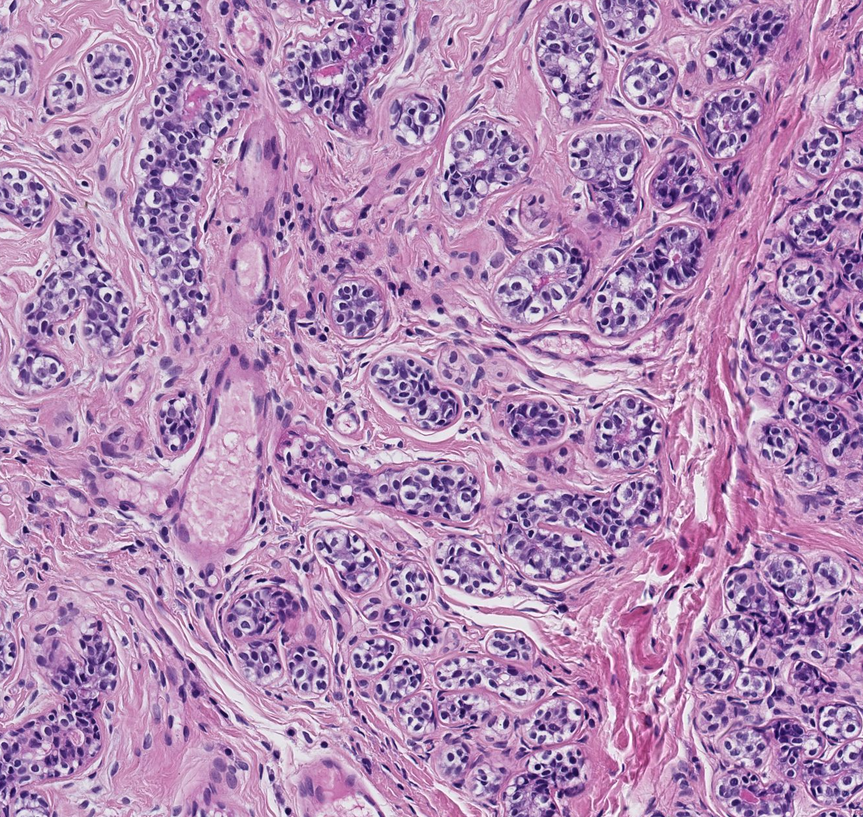
#> input picture input/test_img.png, 863 x 817 px, shrunk from 1323 x 1253 before the run
$ python main.py
#> lines starting #> are read from the running program, lines starting #| are printed output that depends on the picture; after the words box and inside, x2 and y2 are one past the last pixel; in counts of white or black regions, pixels touching at a corner belong together
#> further down, image is the input picture: shape (817, 863, 3); mean B, G, R 182.3, 139, 178.6
#> (reads target.npy from the repository)
### reinhard.py
import cv2 as cv
import numpy as np
import warnings
warnings.filterwarnings("ignore")

# [9 lines left out: function read_image, not called in this run]

def standardize_brightness(I):
    """
    :param I:
    :return:
    """
    p = np.percentile(I,90)
#> p = 178
    return np.clip(I * 255.0 / p, 0, 255).astype(np.uint8)


def lab_split(I):
    """
    Convert from RGB uint8 to LAB and split into channels
    :param I: uint8
    :return:
    """
    I = cv.cvtColor(I, cv.COLOR_RGB2LAB)
#> I: shape (256, 256, 3); mean of channels 0, 1, 2 143.7, 183.6, 87.8
    I = I.astype(np.float32)
#> I: shape (256, 256, 3) float32; mean of channels 0, 1, 2 143.7, 183.6, 87.8
    I1, I2, I3 = cv.split(I)
    I1 /= 2.55
    I2 -= 128.0
    I3 -= 128.0
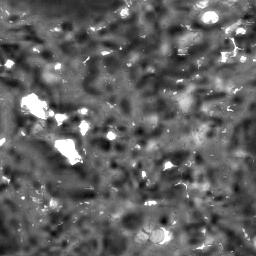
#> I3: shape (256, 256) float32; min -65, max 0, mean -40.15; drawn with min black and max white
    return I1, I2, I3


def merge_back(I1, I2, I3):
    """
    Take seperate LAB channels and merge back to give RGB uint8
    :param I1:
    :param I2:
    :param I3:
    :return:
    """
    I1 *= 2.55
    I2 += 128.0
    I3 += 128.0
    I = np.clip(cv.merge((I1, I2, I3)), 0, 255).astype(np.uint8)
    return cv.cvtColor(I, cv.COLOR_LAB2RGB)


def get_mean_std(I):
    """
    Get mean and standard deviation of each channel
    :param I: uint8
    :return:
    """
    I1, I2, I3 = lab_split(I)
    m1, sd1 = cv.meanStdDev(I1)
#> m1 = [56.36]; sd1 = [16.75]
    m2, sd2 = cv.meanStdDev(I2)
#> m2 = [55.61]; sd2 = [13.53]
    m3, sd3 = cv.meanStdDev(I3)
#> m3 = [-40.15]; sd3 = [10.56]
    means = m1, m2, m3
#> means = ([56.36], [55.61], [-40.15])
    stds = sd1, sd2, sd3
#> stds = ([16.75], [13.53], [10.56])
    return means, stds


### Main class ###

class reinNormalizer(object):
    """
    A stain normalization object
    """
    def __init__(self):
        self.target_means = None
        self.target_stds = None

    def rfit(self, target):
        target = standardize_brightness(target)
        means, stds = get_mean_std(target)
#> means = ([56.36], [55.61], [-40.15]); stds = ([16.75], [13.53], [10.56])
        self.target_means = means
#> self.target_means = ([56.36], [55.61], [-40.15])
        self.target_stds = stds
#> self.target_stds = ([16.75], [13.53], [10.56])

    def rtransform(self, I):
        I = standardize_brightness(I)
        I1, I2, I3 = lab_split(I)
#> in lab_split (call 2), `I = cv.cvtColor(I, cv.COLOR_RGB2LAB)`: I: shape (817, 863, 3); mean of channels 0, 1, 2 181.1, 153.5, 112.8
#> in lab_split (call 2), `I = I.astype(np.float32)`: I: shape (817, 863, 3) float32; mean of channels 0, 1, 2 181.1, 153.5, 112.8
#> in lab_split (call 2), `I3 -= 128.0`:
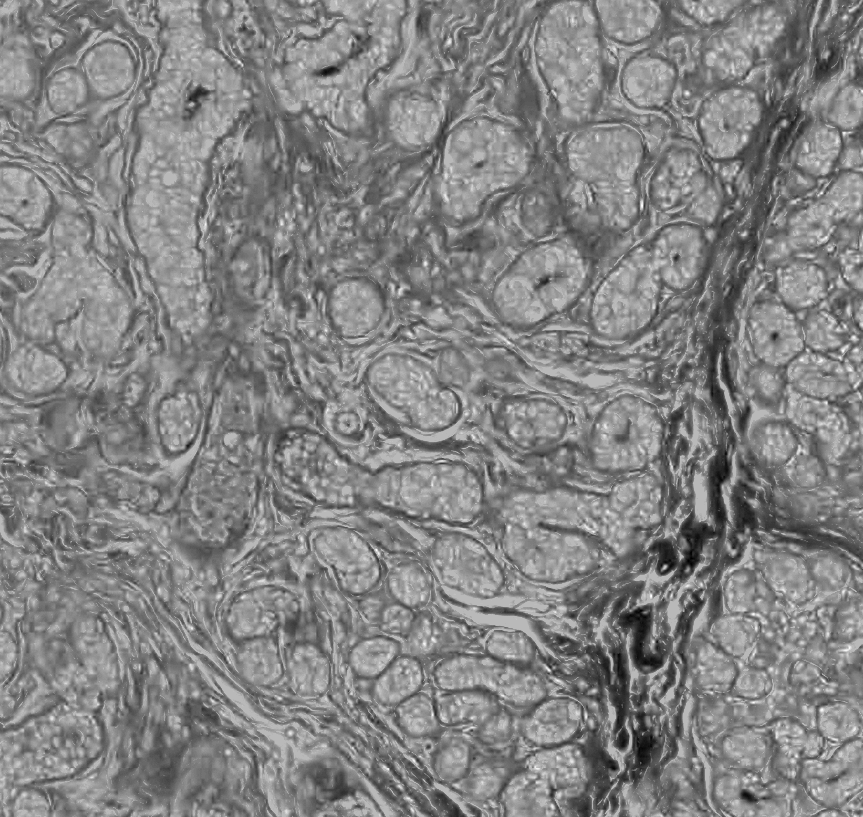
#> I3: shape (817, 863) float32; min -53, max 20, mean -15.17; drawn with min black and max white
        means, stds = get_mean_std(I)
#> means = ([71.01], [25.54], [-15.17]); stds = ([18.17], [9.91], [9.15])
        norm1 = ((I1 - means[0]) * (self.target_stds[0] / stds[0])) + self.target_means[0]
        norm2 = ((I2 - means[1]) * (self.target_stds[1] / stds[1])) + self.target_means[1]
        norm3 = ((I3 - means[2]) * (self.target_stds[2] / stds[2])) + self.target_means[2]
        return merge_back(norm1, norm2, norm3)
#> in merge_back, `I2 += 128.0`:
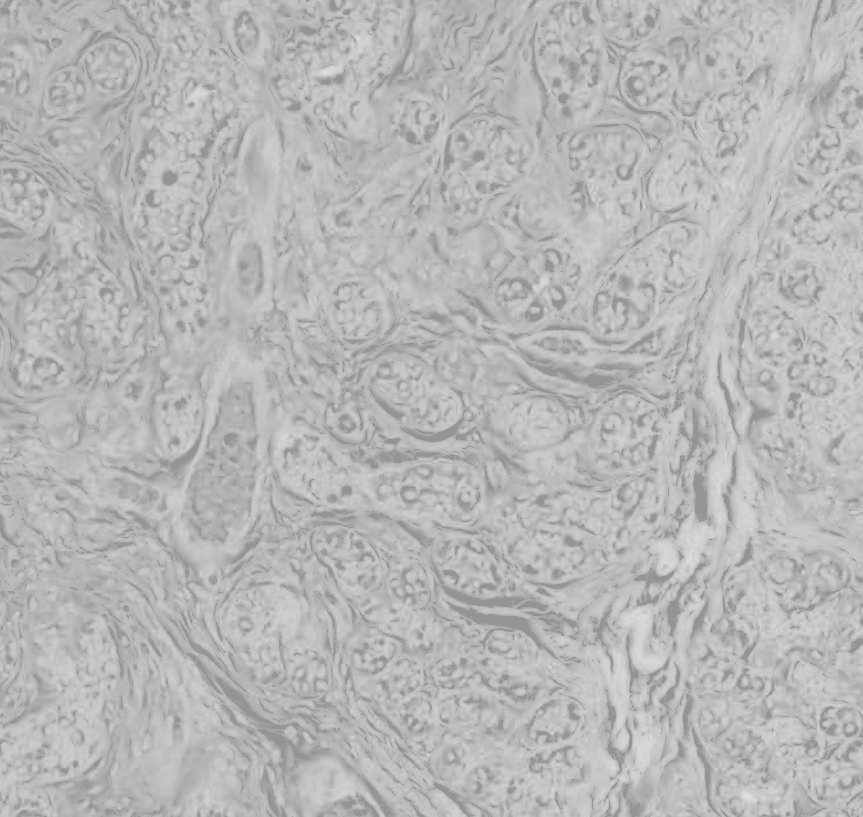
#> I2: shape (817, 863) float64; min 143.3, max 223.8, mean 183.6
#> in merge_back, `I3 += 128.0`:
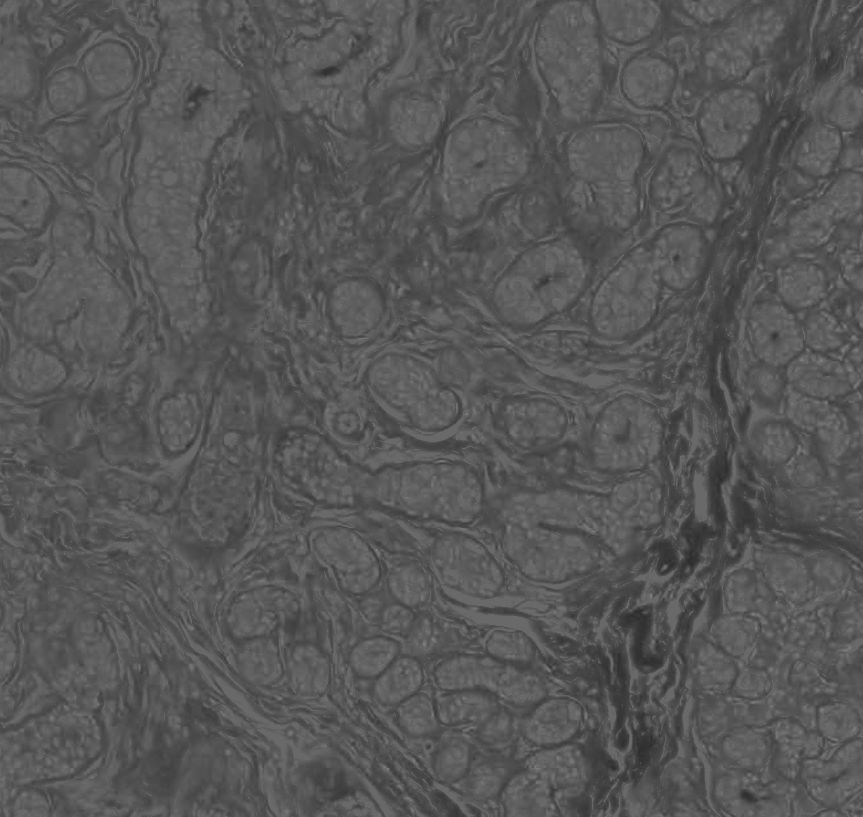
#> I3: shape (817, 863) float64; min 44.17, max 128.4, mean 87.8
#> in merge_back, `I = np.clip(cv.merge((I1, I2, I3)), 0, 255).astype(np.uint8)`:
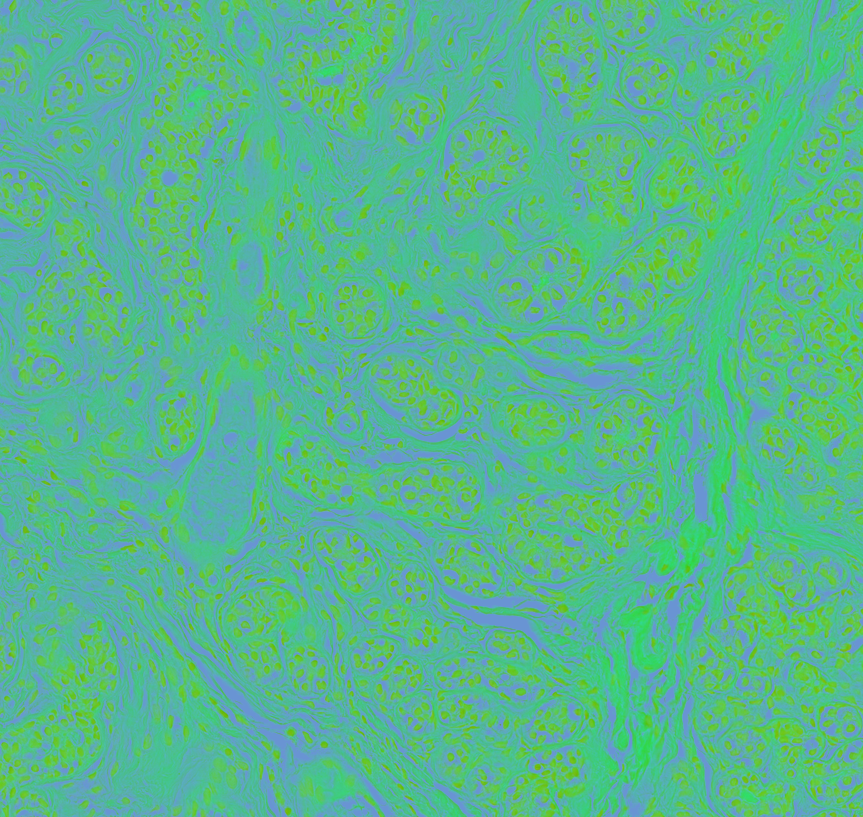
#> I: shape (817, 863, 3); mean of channels 0, 1, 2 143.2, 183.1, 87.4; drawn as B, G, R

# ife = np.load("/content/drive/MyDrive/Yughender/Conic_Challenge/work_data/images.npy")
def reinhard(image,target) :
    n=reinNormalizer()
    n.rfit(target)
    img =n.rtransform(image)
    return img

### main.py
import cv2
import numpy as np
from reinhard import reinhard
import math
import os

class contours:
    def __init__(self):
        self.left = np.array((1,1))
        self.Right =np.array((1,1))
        self.top = np.array((1,1))
        self.Bot = np.array((1,1))


    def normalise(self,target_path,image):
        target = np.load(target_path, mmap_mode='r')
        img = reinhard(image, target)
        return img

    def processing(self,normalized_img):
        kernel2 = np.ones((5, 5), np.float32) / 25
        img = cv2.filter2D(src=normalized_img, ddepth=-1, kernel=kernel2)
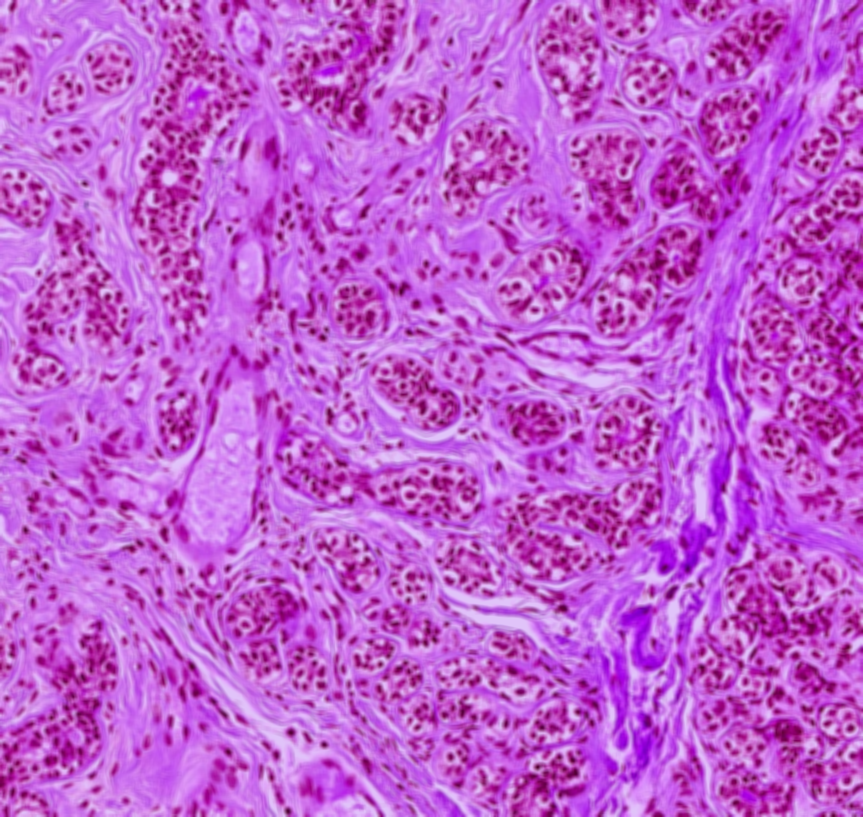
#> img: shape (817, 863, 3); mean R, G, B 191.7, 93.5, 207.1
        im = cv2.cvtColor(img, cv2.COLOR_BGR2YCR_CB)
#> im: shape (817, 863, 3); mean of channels 0, 1, 2 138.7, 176.8, 157.9
        return im

    def detection(self,processed_img):
        lower_blue = np.array([20, 135, 105])
        upper_blue = np.array([115, 190, 190])
        mask_blue = cv2.inRange(processed_img, lower_blue, upper_blue)
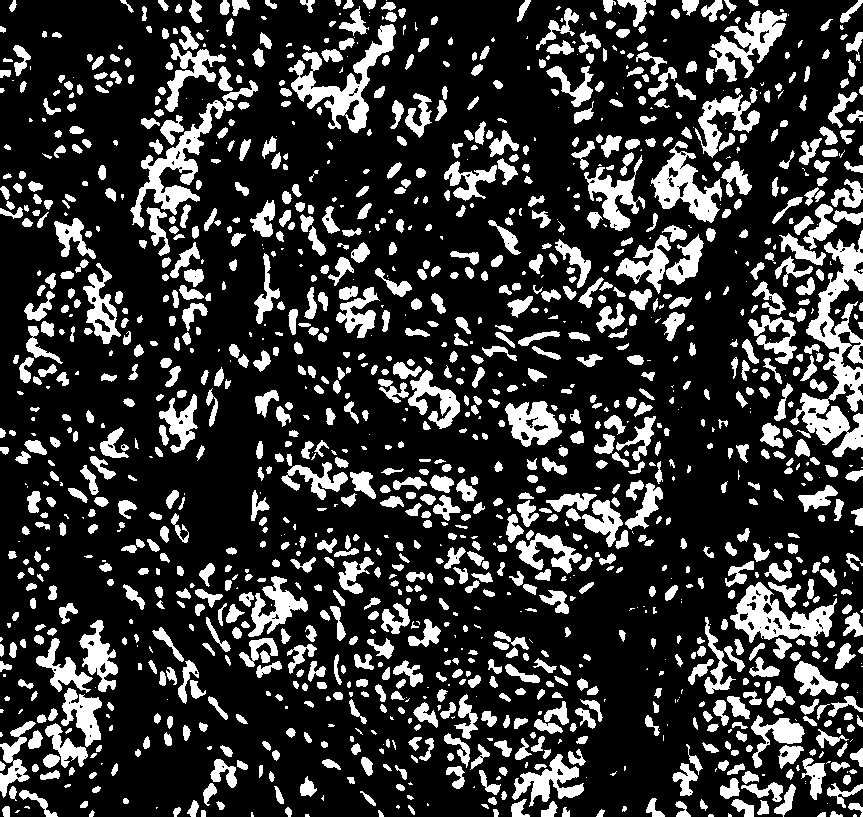
#> mask_blue: shape (817, 863); 21.9% white; 1423 white regions (327 under 20 px)
        contours, hierarchy = cv2.findContours(mask_blue, cv2.RETR_EXTERNAL, cv2.CHAIN_APPROX_SIMPLE)
#> contours = 1423 contours, 469 with area under 20; largest, box (x1, y1, x2, y2) and area: (790, 230, 863, 457) 5348, (288, 24, 396, 133) 3080, (730, 582, 837, 647) 3046, (130, 80, 258, 228) 2898, (651, 141, 722, 223) 2372
        con_list = []
        c = 0
        b0 = 0
        for i in contours:
            area = cv2.contourArea(i)
            if area < 15:
                continue
            con_list.append(i)
            c = c+1
#> this loop made 1423 passes
#> area on passes 5, 7, 9: 23, 32.5, 23.5
#> after the loop, c = 1040; con_list = 1040 contours, 86 with area under 20; largest, box (x1, y1, x2, y2) and area: (790, 230, 863, 457) 5348, (288, 24, 396, 133) 3080, (730, 582, 837, 647) 3046, (130, 80, 258, 228) 2898, (651, 141, 722, 223) 2372
        return con_list

    # [94 lines left out: functions sorting, mouseRGB, not called in this run]

path = os.getcwd()
path_img = path+'/input/test_img.png'
if not os.path.exists(path_img):
    path_img = input("path_img")
image = cv2.imread(path_img)
target_path = path + '/target.npy'
contour_detection = contours()
norm = contour_detection.normalise(target_path, image)
process = contour_detection.processing(norm)
detected_list = contour_detection.detection(process)
#> detected_list has the same summary as con_list in detection
cv2.namedWindow('mouseRGB')
cv2.setMouseCallback('mouseRGB',mouseRGB)

#Do until esc pressed
while(1):
    cv2.imshow('mouseRGB',image)
    if cv2.waitKey(20) & 0xFF == 27:
#> (key Esc is pressed here)
        break
#if esc pressed, finish.
cv2.destroyAllWindows()
